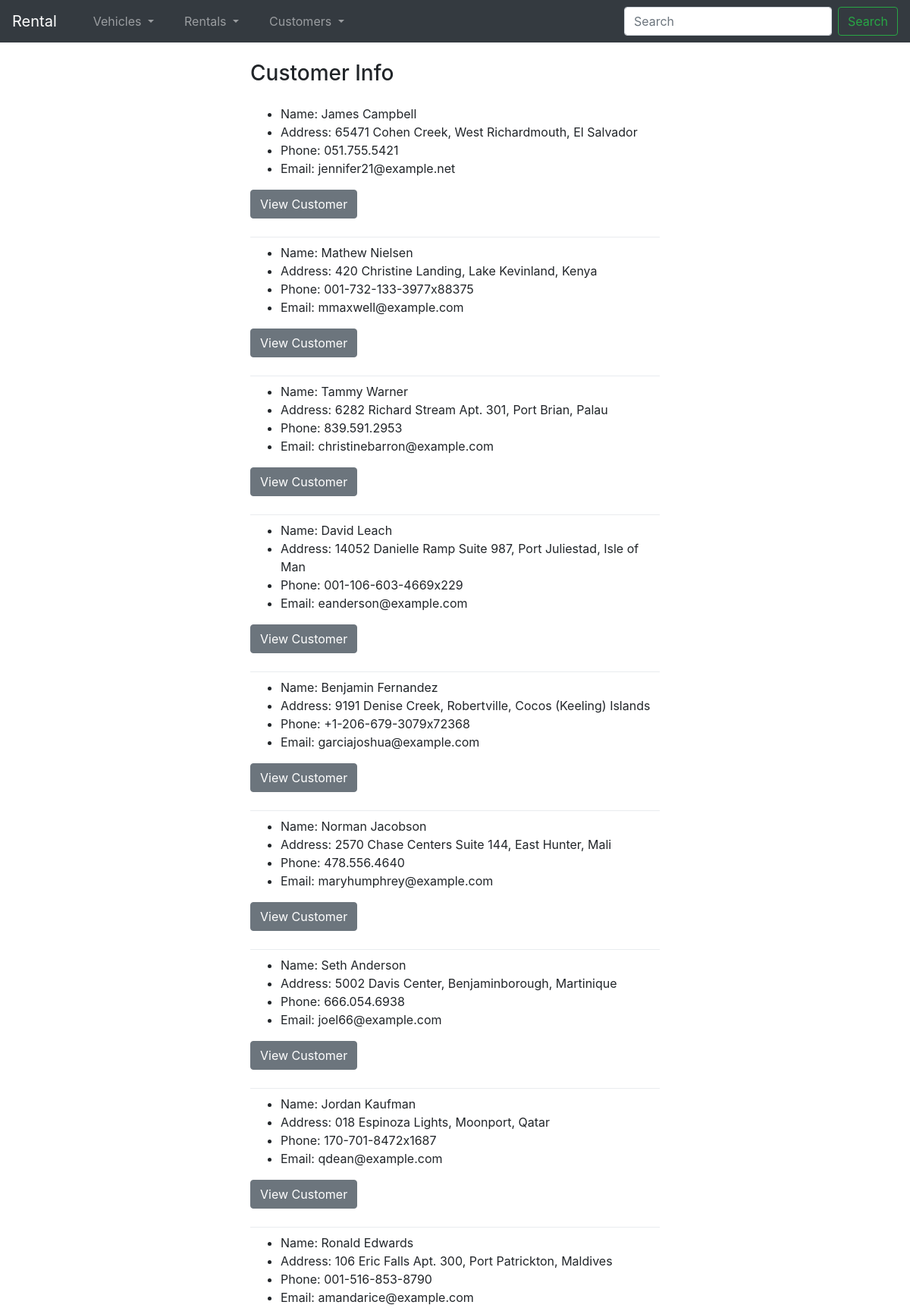
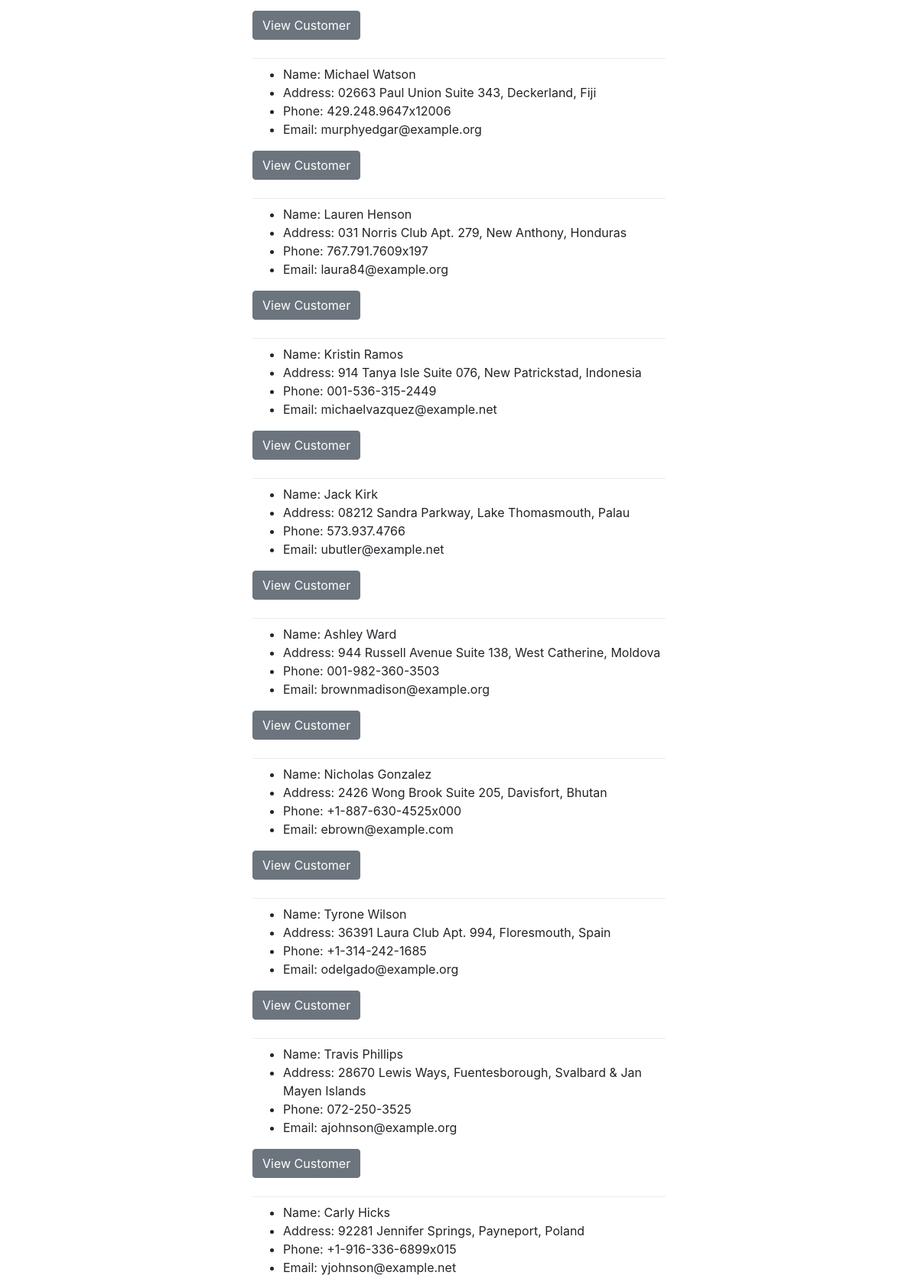
Page /rent/customer (upper part) on the committed database (2 pictures, top to bottom).
### rent/models.py (models this page shows)
class Customer(models.Model):
	first_name = models.CharField(max_length=20)
	last_name = models.CharField(max_length=20)
	email = models.CharField(max_length=100)
	phone_number = models.CharField(max_length=25)
	address = models.CharField(max_length=100)
	city = models.CharField(max_length=100)
	country = models.CharField(max_length=100)

### rent/views.py (the view)
# urls.py: path('customer', views.all_customers, name='all_customers'),
def all_customers(request):
	customer_list = Customer.objects.all()
	return render(request, 'all_customers.html', {'customer_list' : customer_list})

### rent/templates/all_customers.html (shortened to what this page needs)
{% extends "base.html" %}
{% block content %}
	<div class="container flex">
		<div class="row">
			<div class="col-3"></div>
			<div class="col-6">
				<h3 class="mt-4 mb-4">Customer Info</h3>
				{% for customer in customer_list %}
				<ul>
					<li>Name: {{customer.first_name}} {{customer.last_name}}</li>
					<li>Address: {{customer.address}}, {{customer.city}}, {{customer.country}}</li>
					<li>Phone: {{customer.phone_number}}</li>
					<li>Email: {{customer.email}}</li>
				</ul>
				<a class="btn btn-md btn-secondary" href="{% url 'customer' customer.id %}">View Customer</a>
				<div class="dropdown-divider mt-4"></div>
				{% endfor %}
			</div>
			<div class="col-3"></div>
		</div>
	</div>
{% endblock %}

### rows in the picture
Customer: first_name "James", last_name "Campbell", address "65471 Cohen Creek", city "West Richardmouth", country "El Salvador", phone_number "051.755.5421", email "jennifer21@example.net"
Customer: first_name "Mathew", last_name "Nielsen", address "420 Christine Landing", city "Lake Kevinland", country "Kenya", phone_number "001-732-133-3977x88375", email "mmaxwell@example.com"
Customer: first_name "Tammy", last_name "Warner", address "6282 Richard Stream Apt. 301", city "Port Brian", country "Palau", phone_number "839.591.2953", email "christinebarron@example.com"
Customer: first_name "David", last_name "Leach", address "14052 Danielle Ramp Suite 987", city "Port Juliestad", country "Isle of Man", phone_number "001-106-603-4669x229", email "eanderson@example.com"
Customer: first_name "Benjamin", last_name "Fernandez", address "9191 Denise Creek", city "Robertville", country "Cocos (Keeling) Islands", phone_number "+1-206-679-3079x72368", email "garciajoshua@example.com"
Customer: first_name "Norman", last_name "Jacobson", address "2570 Chase Centers Suite 144", city "East Hunter", country "Mali", phone_number "478.556.4640", email "maryhumphrey@example.com"
Customer: first_name "Seth", last_name "Anderson", address "5002 Davis Center", city "Benjaminborough", country "Martinique", phone_number "666.054.6938", email "joel66@example.com"
Customer: first_name "Jordan", last_name "Kaufman", address "018 Espinoza Lights", city "Moonport", country "Qatar", phone_number "170-701-8472x1687", email "qdean@example.com"
Customer: first_name "Ronald", last_name "Edwards", address "106 Eric Falls Apt. 300", city "Port Patrickton", country "Maldives", phone_number "001-516-853-8790", email "amandarice@example.com"
Customer: first_name "Michael", last_name "Watson", address "02663 Paul Union Suite 343", city "Deckerland", country "Fiji", phone_number "429.248.9647x12006", email "murphyedgar@example.org"
Customer: first_name "Lauren", last_name "Henson", address "031 Norris Club Apt. 279", city "New Anthony", country "Honduras", phone_number "767.791.7609x197", email "laura84@example.org"
Customer: first_name "Kristin", last_name "Ramos", address "914 Tanya Isle Suite 076", city "New Patrickstad", country "Indonesia", phone_number "001-536-315-2449", email "michaelvazquez@example.net"
Customer: first_name "Jack", last_name "Kirk", address "08212 Sandra Parkway", city "Lake Thomasmouth", country "Palau", phone_number "573.937.4766", email "ubutler@example.net"
Customer: first_name "Ashley", last_name "Ward", address "944 Russell Avenue Suite 138", city "West Catherine", country "Moldova", phone_number "001-982-360-3503", email "brownmadison@example.org"
Customer: first_name "Nicholas", last_name "Gonzalez", address "2426 Wong Brook Suite 205", city "Davisfort", country "Bhutan", phone_number "+1-887-630-4525x000", email "ebrown@example.com"
Customer: first_name "Tyrone", last_name "Wilson", address "36391 Laura Club Apt. 994", city "Floresmouth", country "Spain", phone_number "+1-314-242-1685", email "odelgado@example.org"
Customer: first_name "Travis", last_name "Phillips", address "28670 Lewis Ways", city "Fuentesborough", country "Svalbard & Jan Mayen Islands", phone_number "072-250-3525", email "ajohnson@example.org"
Customer: first_name "Carly", last_name "Hicks", address "92281 Jennifer Springs", city "Payneport", country "Poland", phone_number "+1-916-336-6899x015", email "yjohnson@example.net"
